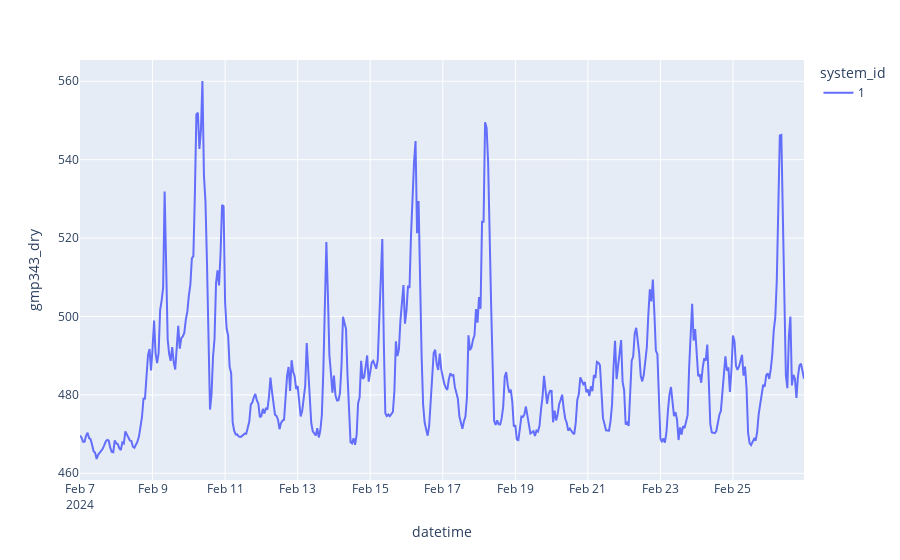
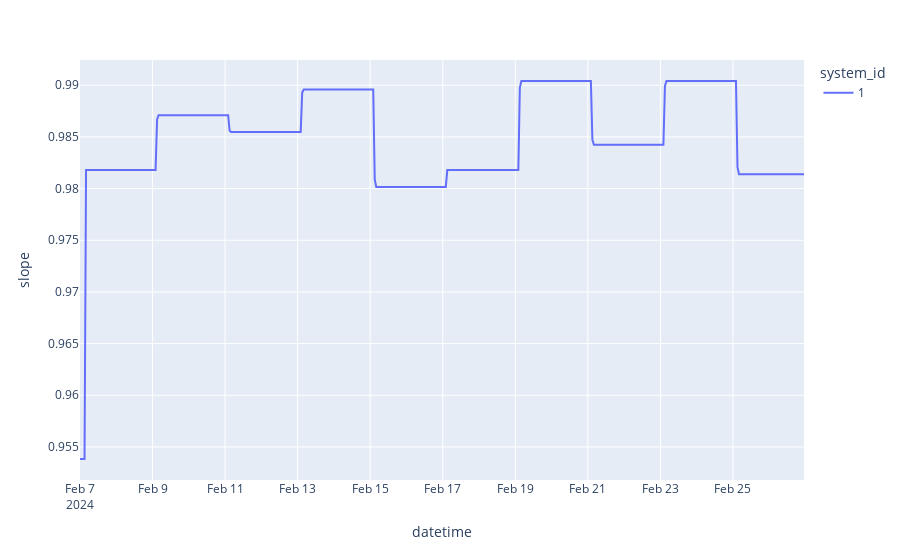
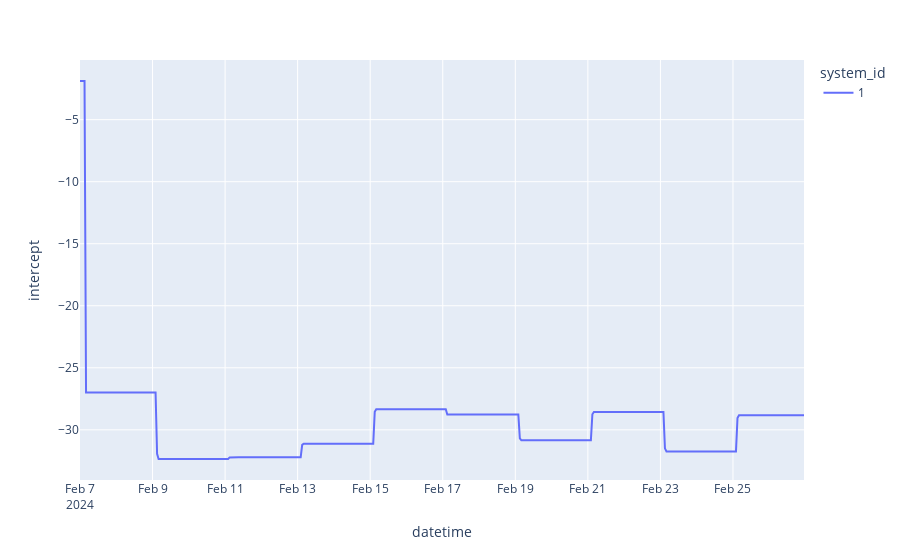

Here is the notebook cell these charts were saved with, in order:
### Code cell
id = 1

fig = px.line(df.filter(pl.col("system_id") == id), x="datetime", y = "gmp343_dry", color = "system_id")
fig.show()

fig = px.line(df.filter(pl.col("system_id") == id), x="datetime", y = "slope", color = "system_id")
fig.show()

fig = px.line(df.filter(pl.col("system_id") == id), x="datetime", y = "intercept", color = "system_id")
fig.show()

### Figure 1 — Plotly figure (JSON) as saved in the notebook; plotly's stock layout.template omitted (floating-point values rounded to 4 significant figures; data arrays with more than 128 entries replaced by an {"elided": "..."} marker saying what was removed)
{"data": [{"hovertemplate": "system_id=1<br>datetime=%{x}<br>gmp343_dry=%{y}<extra></extra>", "legendgroup": "1", "line": {"color": "#636efa", "dash": "solid"}, "marker": {"symbol": "circle"}, "mode": "lines", "name": "1", "orientation": "v", "showlegend": true, "type": "scatter", "x": {"elided": "479 str values"}, "xaxis": "x", "y": {"elided": "479 float values"}, "yaxis": "y"}], "layout": {"legend": {"title": {"text": "system_id"}, "tracegroupgap": 0}, "margin": {"t": 60}, "xaxis": {"anchor": "y", "domain": [0, 1], "title": {"text": "datetime"}}, "yaxis": {"anchor": "x", "domain": [0, 1], "title": {"text": "gmp343_dry"}}}}

### Figure 2 — Plotly figure (JSON) as saved in the notebook; plotly's stock layout.template omitted (floating-point values rounded to 4 significant figures; data arrays with more than 128 entries replaced by an {"elided": "..."} marker saying what was removed)
{"data": [{"hovertemplate": "system_id=1<br>datetime=%{x}<br>slope=%{y}<extra></extra>", "legendgroup": "1", "line": {"color": "#636efa", "dash": "solid"}, "marker": {"symbol": "circle"}, "mode": "lines", "name": "1", "orientation": "v", "showlegend": true, "type": "scatter", "x": {"elided": "479 str values"}, "xaxis": "x", "y": {"elided": "479 float values"}, "yaxis": "y"}], "layout": {"legend": {"title": {"text": "system_id"}, "tracegroupgap": 0}, "margin": {"t": 60}, "xaxis": {"anchor": "y", "domain": [0, 1], "title": {"text": "datetime"}}, "yaxis": {"anchor": "x", "domain": [0, 1], "title": {"text": "slope"}}}}

### Figure 3 — Plotly figure (JSON) as saved in the notebook; plotly's stock layout.template omitted (floating-point values rounded to 4 significant figures; data arrays with more than 128 entries replaced by an {"elided": "..."} marker saying what was removed)
{"data": [{"hovertemplate": "system_id=1<br>datetime=%{x}<br>intercept=%{y}<extra></extra>", "legendgroup": "1", "line": {"color": "#636efa", "dash": "solid"}, "marker": {"symbol": "circle"}, "mode": "lines", "name": "1", "orientation": "v", "showlegend": true, "type": "scatter", "x": {"elided": "479 str values"}, "xaxis": "x", "y": {"elided": "479 float values"}, "yaxis": "y"}], "layout": {"legend": {"title": {"text": "system_id"}, "tracegroupgap": 0}, "margin": {"t": 60}, "xaxis": {"anchor": "y", "domain": [0, 1], "title": {"text": "datetime"}}, "yaxis": {"anchor": "x", "domain": [0, 1], "title": {"text": "intercept"}}}}
